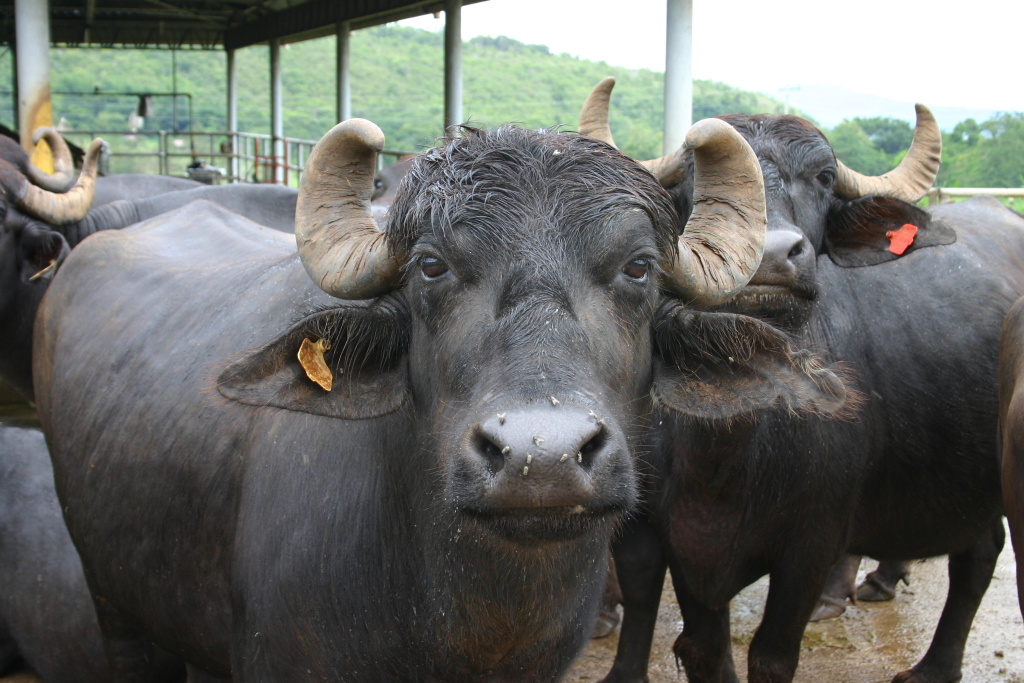
#> input picture test_buffalo.jpg, 3072 x 2048 px (shown at 1/3 size); its folder holds only this picture in this run
$ python -i morphology.py   (imports and definitions only)
#> lines starting #> are read from the running program, lines starting #| are printed output that depends on the picture; after the words box and inside, x2 and y2 are one past the last pixel; in counts of white or black regions, pixels touching at a corner belong together
"""
pipeline/morphology.py — Horn presence/shape extraction, pluggable interface.

Architecture mirrors pipeline/color.py:
    MorphologyExtractor (ABC)
        └── RuleBasedMorphologyExtractor   ← classical CV heuristic (v1)
            (future: AIMorphologyExtractor, a trained keypoint model)

v1 returns CATEGORICAL fields, not a measurement — `has_horns` (bool) and
`horn_shape` (a hardcoded enum, HornShape below), the same pattern
pipeline/color.py already uses for body/muzzle color labels. An earlier
version of this file returned continuous ratios (horn_length_ratio,
ear_span_ratio) instead; that was replaced on the user's explicit
instruction — presence + shape is what's wanted, not a length/width number.

⚠️ v1 is an UNVALIDATED HEURISTIC — same caveat CLAUDE.md already documents
for the muzzle-color gate ("near-useless for black cattle... label is not
discriminative"). There is no labeled horn dataset and no trained
keypoint/shape model anywhere in this project (checked both this repo's
bundled wildlife/ and the full Godhaar/Wildlife source — neither has one).
Shape classification (STRAIGHT vs CURVED) is a straightness measurement on
the detected silhouette's edge contour — a rougher, less validated guess
than presence detection is, because there is no ground truth to calibrate
the straightness cutoff against. Confidence is capped at 0.6 for exactly
this reason: never claim more certainty than a heuristic with zero
validation data has earned.

⚠️ `has_horns=False` IS NOT "CONFIRMED NO HORNS." A single front photo
cannot tell "this animal has no horns / is polled" (common in Indian
cattle — genuinely hornless or dehorned animals are routine, not rare)
apart from "this animal has horns but they're not visible from this
angle" (backward-curving horns, horns tucked down, occlusion by an ear or
another animal, poor lighting on the crown). Both cases look the same
here: no protrusion found above the head silhouette. This is a structural
limit of single-2D-photo silhouette analysis, not a bug — telling those
two cases apart would need either a horn-specific detector (none exists —
see above) or a second photo angle (a capture-flow change, out of scope
for this service). Treat `has_horns=False` as "no horn confirmed visible
in this photo," never as "confirmed hornless" — don't use it as negative
evidence anywhere.
"""

import logging
from abc import ABC, abstractmethod
from enum import Enum

import cv2
import numpy as np

log = logging.getLogger("godhaar.morphology")


class HornShape(str, Enum):
    """Only meaningful when has_horns=True. There is deliberately no NONE
    member here — "no horn" is already fully expressed by has_horns=False;
    a separate NONE shape would just be the same fact said twice. When
    there's no horn (or no reading at all), horn_shape is plain `None`,
    not a member of this enum.
    """
    STRAIGHT = "STRAIGHT"  # protrusion found, low curvature
    CURVED = "CURVED"      # protrusion found, notable curvature
    UNKNOWN = "UNKNOWN"    # a horn was found but its shape couldn't be classified


# Top fraction of the whole-animal crop treated as the head/horn/ear band.
# roi.py excludes the top 20% for body color for the same reason we WANT
# it here; widened slightly to reduce the chance of clipping a tall horn.
HEAD_BAND_FRACTION = 0.35

# Below this, the detected silhouette is more likely background/rope noise
# than the animal — treated as a failed reading, not "no horns."
MIN_CONTOUR_AREA_FRACTION = 0.04

# Minimum protrusion above the head-band base (÷ crop width) to call it a
# horn at all, vs. no protrusion (has_horns=False). Picked as a small,
# conservative fraction — not calibrated against real photos, same caveat
# as everything else in this module.
MIN_HORN_PX_FRACTION = 0.03

# Straightness cutoff for STRAIGHT vs CURVED: normalized RMS perpendicular
# distance of the horn-region's contour points from a fitted straight line.
# A rough guess, not a calibrated threshold — see module docstring.
STRAIGHTNESS_THRESHOLD = 0.10

# Heuristic confidence is deliberately capped well below 1.0 — this is an
# unvalidated rule-based estimate, not a calibrated classifier.
MAX_CONFIDENCE = 0.6


# [53 lines left out: functions _reading, average_readings, not called in this run]


def _largest_contour(gray: np.ndarray):
    blurred = cv2.GaussianBlur(gray, (5, 5), 0)
    edges = cv2.Canny(blurred, 40, 120)
    edges = cv2.dilate(edges, np.ones((5, 5), np.uint8), iterations=2)
    contours, _ = cv2.findContours(edges, cv2.RETR_EXTERNAL, cv2.CHAIN_APPROX_SIMPLE)
    if not contours:
        return None
    return max(contours, key=cv2.contourArea)


# [20 lines left out: function _classify_shape, not called in this run]


class MorphologyExtractor(ABC):
    """Abstract interface for extracting horn presence/shape from a photo.

    Implementations must return categorical fields (has_horns, horn_shape),
    not a measurement — see module docstring. This allows swapping the
    rule-based heuristic for a trained model later without touching callers.
    """

    # [15 lines left out: function extract, not called in this run]


class RuleBasedMorphologyExtractor(MorphologyExtractor):
    """Classical-CV heuristic: whole-animal crop → head band → largest
    edge contour → protrusion above the band (has_horns) → straightness
    of that protrusion's edge (horn_shape).

    Gracefully degrades to a null reading with an explanatory status on any
    detection failure or unexpected image shape — never raises. Same
    fail-open contract as RuleBasedColorExtractor, since this must never be
    able to block a registration or search on its own.
    """

    # [80 lines left out: function extract, not called in this run]

>>> import cv2
>>> picture = cv2.imread('../test_buffalo.jpg', cv2.IMREAD_GRAYSCALE)
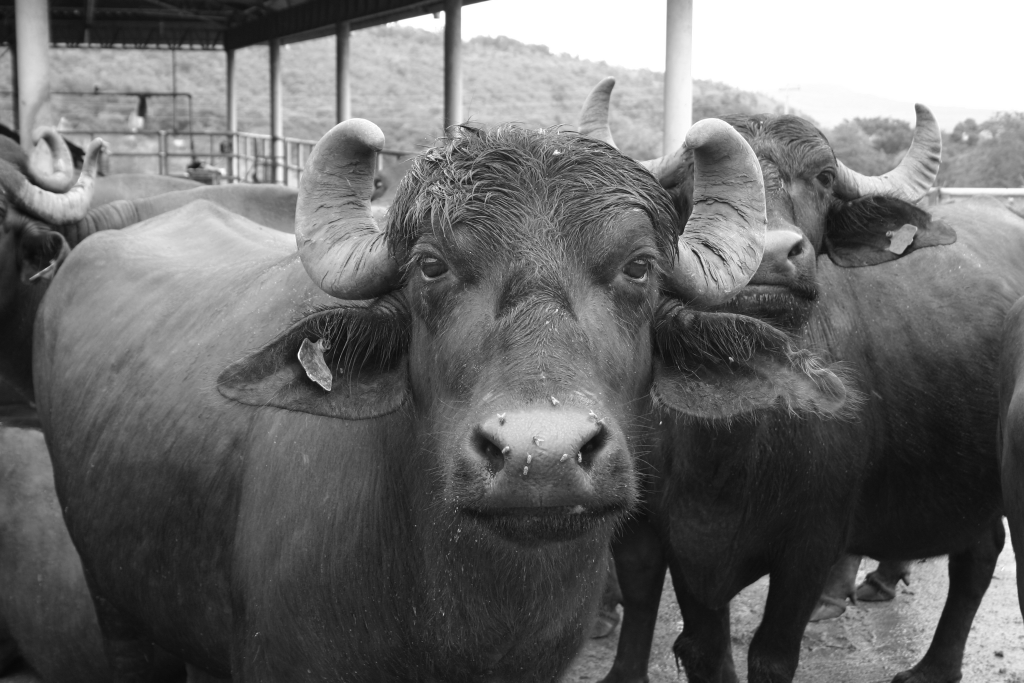
#> picture: shape (2048, 3072) (shown at 1/3 size); min 1, max 255, mean 107.8
>>> result = _largest_contour(picture)
#> in _largest_contour, `edges = cv2.Canny(blurred, 40, 120)`:
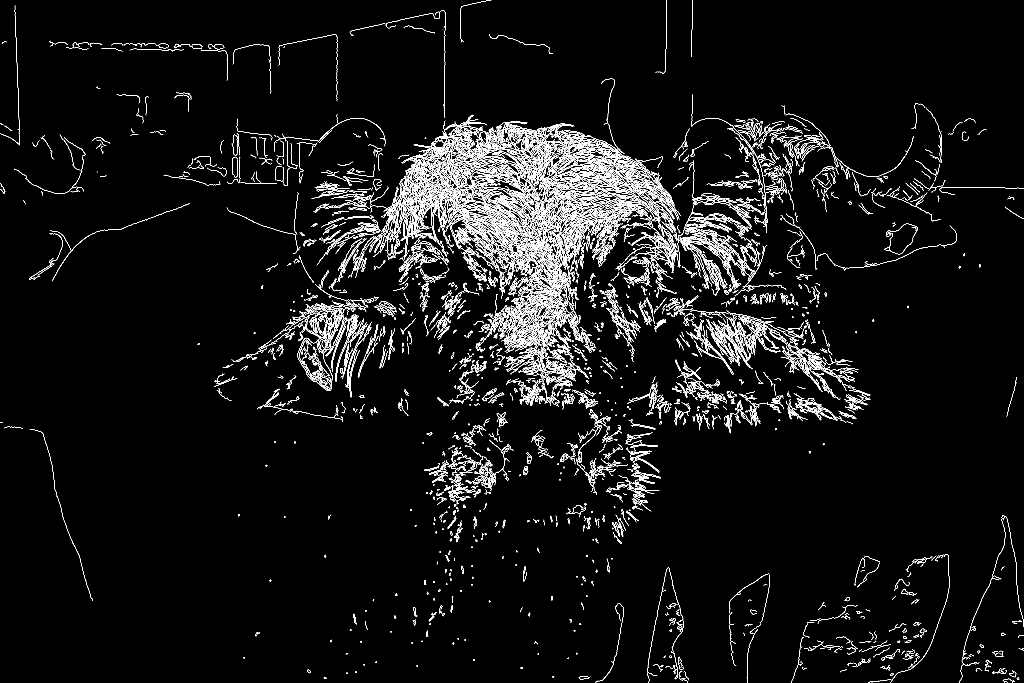
#> edges: shape (2048, 3072) (shown at 1/3 size); 3.6% white in thin lines or dots
#> in _largest_contour, `edges = cv2.dilate(edges, np.ones((5, 5), np.uint8), iterations=2)`:
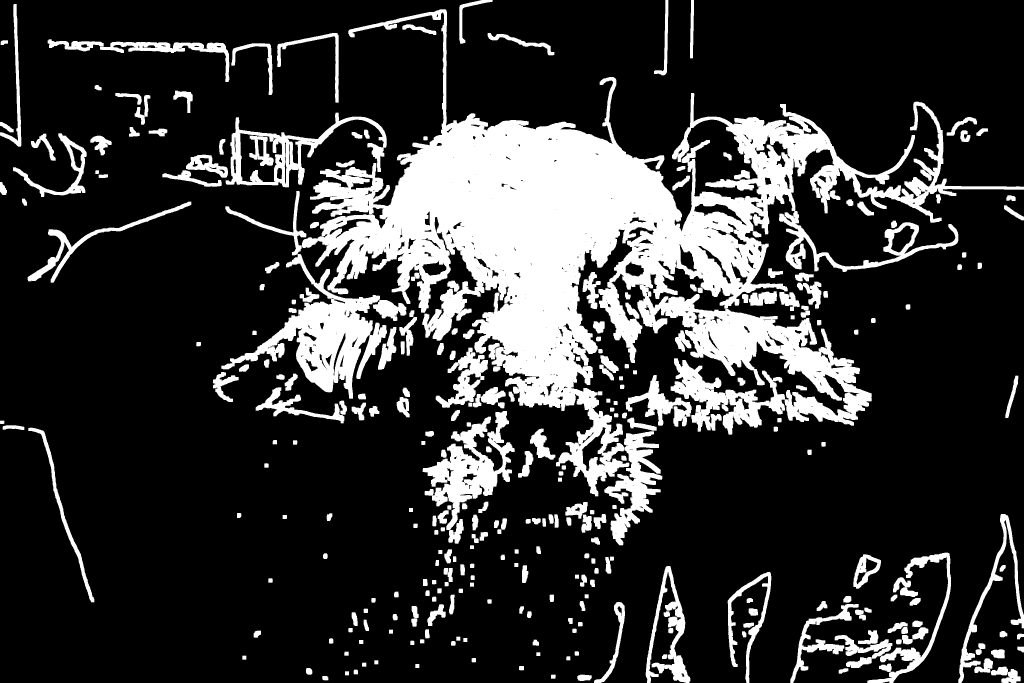
#> edges: shape (2048, 3072) (shown at 1/3 size); 20.3% white; 304 white regions
#> in _largest_contour, `contours, _ = cv2.findContours(edges, cv2.RETR_EXTERNAL, cv2.CHAIN_APP..`: contours = 303 contours; largest, box (x1, y1, x2, y2) and area: (906, 28, 3072, 1489) 847084, (664, 573, 1219, 1196) 71564, (677, 338, 1160, 562) 38504, (1268, 1233, 1544, 1631) 37201, (1813, 1294, 1987, 1636) 21987
#> result = contour of 13218 points, box (x1, y1, x2, y2) (906, 28, 3072, 1489), area 847084
